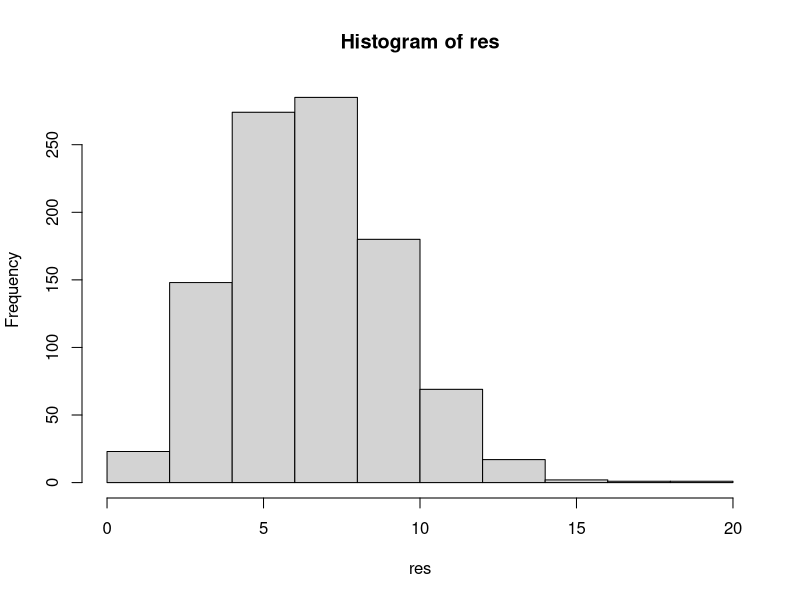
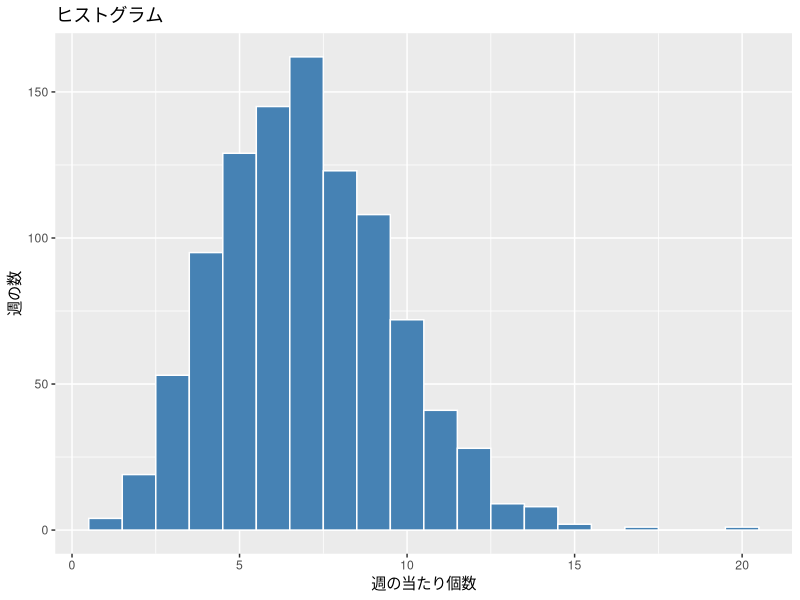
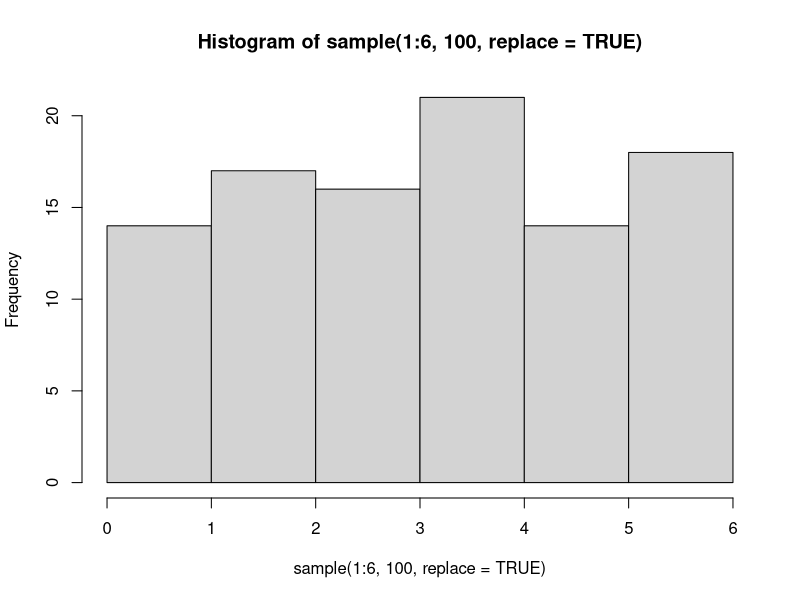
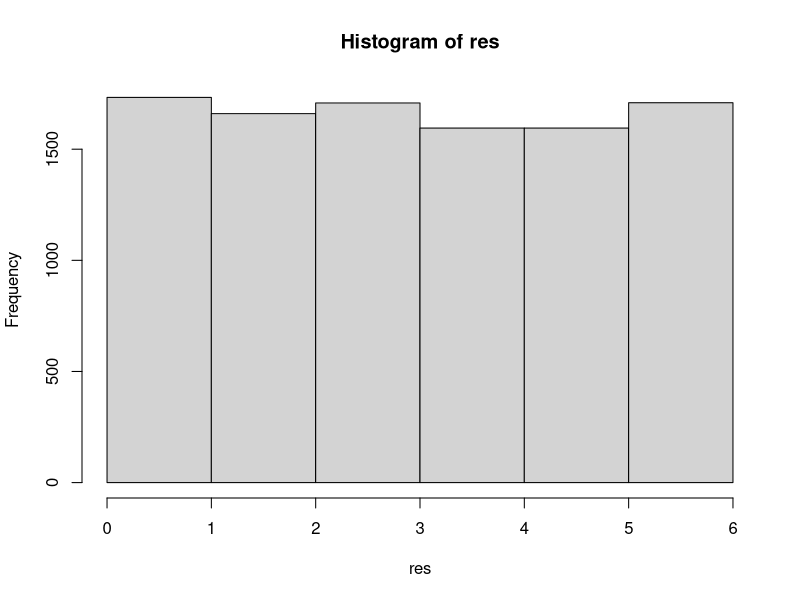
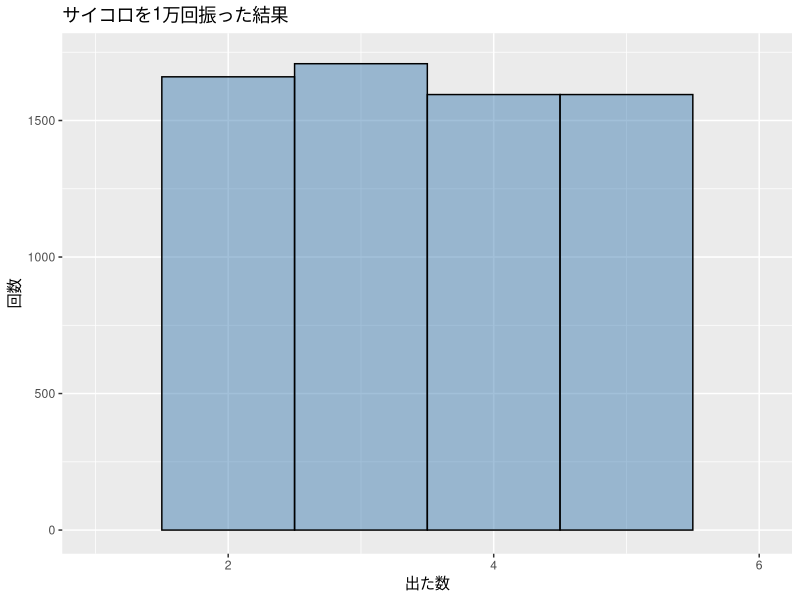
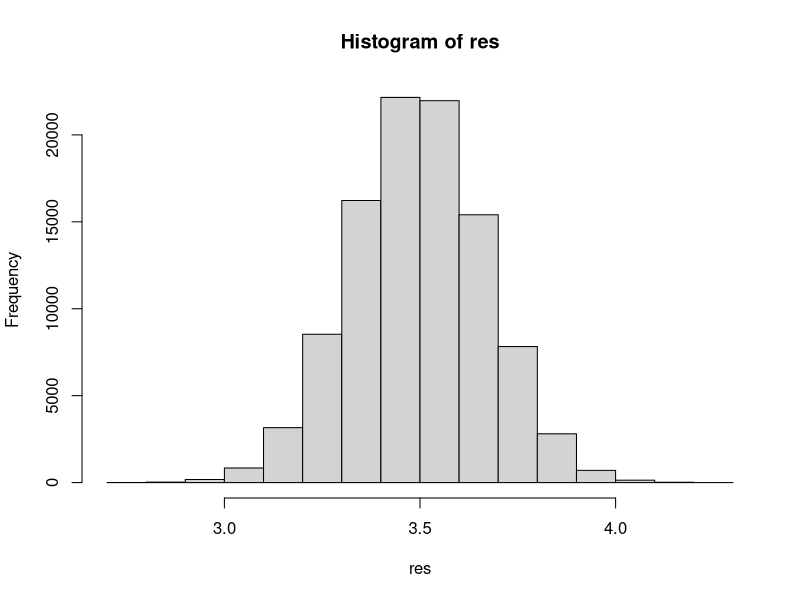
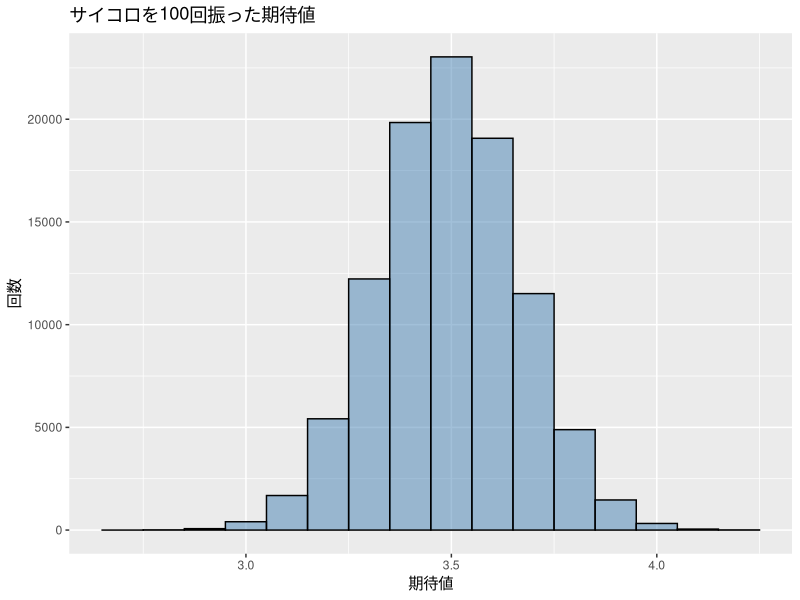

Here is the R script that generated these plots, in order:
# vers. 1.1 # 2016 09 23
### ----- 第1章 ----- ###

# 左の記号をシャープ記号(#)といいますが
# RStudio(R)は、この記号から右に書かれた内容は無視します
# これを利用してRのスクリプトでは#記号右にコメント（備忘録）を書くことが多いです



# くじをRでシミュレーション
# 外れと1等を表現するkujiを作成
kuji <- c("外れ","1等")
# kujiの中身を確認
kuji

# kujiの要素は2つだけだがRで命令を書けば
#「外れ」と「1等」を ９９：１の割合で出現するように
# 調整できる
sample(kuji, 1, prob = c(99,1))
# sampleは無作為(ランダム)に選び出す関数で
# 上では1個だけ取り出している

# 100個取り出す場合はreplace = TRUEを追加で指定する
# この指定により何回引いても９９：１の割合が変わらない
sample(kuji, 100, prob = c(99,1), replace = TRUE)


#　くじを毎日100回、1週間引いて１等が出た本数をシミュレーションする
replicate (7, sample (kuji, 100, prob = c(99,1), replace = TRUE) ) # １００行７列の結果が表示される
# replicate という関数は命令を指定された回数実行してくれる
### 書式　replicate (回数，命令)

# １等が出た本数を数える
sum ( replicate (7, sample (kuji, 100, prob = c(99,1), replace = TRUE) ) == "1等")
### 書式はsum (A == "1等")で、Aの中に含まれる１等を数える命令


# さて100回くじを引くことを7日間繰り返して1等の本数を合計することを、さらに1000週繰り返す命令を作成してみる
# 結果はresとして保存する
res <- replicate(1000, sum(replicate (7, sample (kuji, 100, prob = c(99,1), replace = TRUE) ) == "1等"))
### 書式　replicate (1000 , 合計（replicate (7, 100回くじを引いた場合の1等の本数）)

# シンプルなヒストグラム
hist(res)

#  もう少し凝ったグラフを生成
# ggplot2をまだインストールしていない場合は
# 巻末の『番外編』を参照のこと
# あるいは下の命令を（頭の#を削除してから）実行してもよい
# install.packages("ggplot2")
# なおパッケージのインストールは1回だけ実行すればよい（別の日にRStudioを利用する場合、すでにggplot2をインストールしているのならば、再度インストール操作を実行する必要はない）

# ggplt2を利用するために読み込む
library(ggplot2)

### 描画のためにデータをデータフレームに整形
resD <- as.data.frame(res)

# 冒頭の10行だけを表示
head (resD, n = 10)# 


### なお数値はランダムに生成しているので、実行結果は毎回、微妙に異なります
ggplot(resD, aes(x = res)) +  geom_histogram(binwidth = 1, 
                                             color = "white", 
                                             fill = "steelblue") + 
  xlab("週の当たり個数") + ylab ("週の数") + ggtitle("ヒストグラム") 




# RStudioをちょっと触ってみた

# 足し算
1 + 2 + 3 + 4 + 5

sum (1:1000)

1:6

sample (1:6, 1)
sample (1:6, 1)

sample (1:6, 100, replace = TRUE)

# 再掲
kuji <- c("外れ","1等")
kuji # 確認
# kujiから1個を取り出す。ただし「外れ」と「1等」が99:1の割合で出現するよう設定
sample(kuji, 1, prob = c(99,1))

sample(kuji, 100, prob = c(99,1), replace = TRUE)


# サイコロを100回（100個）振る
table (sample (1:6, 100, replace = TRUE))

# ヒストグラム
hist (sample (1:6, 100, replace = TRUE), breaks = 0:6)


# サイコロの平均値（ランダムに振った結果なので毎回数値は異なる）
mean(sample (1:6, 100, replace = TRUE))

# サイコロを1万回振るシミュレーションのヒストグラム
res <- sample(1:6, 10000, replace = TRUE)

# シンプルなヒストグラム
hist(res, breaks = 0:6)

# 少し凝ったグラフを作成するためデータを整形
saikoro <- data.frame(サイコロ = res)
# 冒頭部分を確認
head (saikoro)

# 実際に描画する
ggplot(saikoro, aes (x = サイコロ)) + xlim(1,6) + geom_histogram(binwidth = 1 , fill = "steelblue", colour="black",  alpha = 0.5) + xlab("出た数") + ylab ("回数") + ggtitle("サイコロを1万回振った結果") 


# サイコロの平均と期待値
# ここでも命令を繰り返し実行してくれるreplicate関数を利用
res <- replicate(100000,  mean (sample(1:6, 100,replace = TRUE)))
# シンプルなヒストグラム
hist(res)

# もう少し凝ったグラフを生成するためサイコロ投げの結果データを整形
saikoro <- data.frame(サイコロ = res)
# 実際に描いてみる
ggplot(saikoro, aes (x = サイコロ)) + geom_histogram(binwidth = .1, fill = "steelblue", colour="black",  alpha = 0.5) + xlab("期待値") + ylab ("回数") + ggtitle("サイコロを100回振った期待値") 

